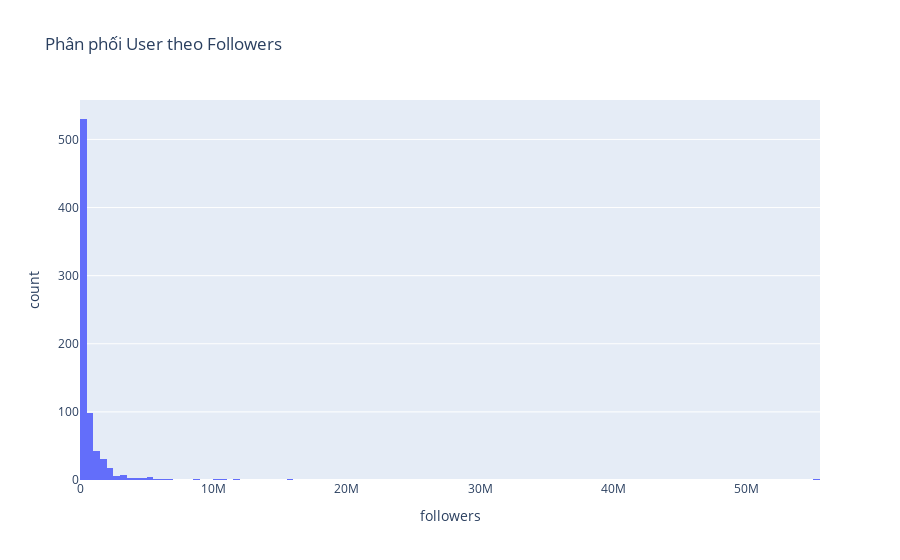

This figure's notebook cell:
### Code cell
px.histogram(user_stats_df, x='followers',
             title="Phân phối User theo Followers")

### Figure 1 — Plotly figure (JSON) as saved in the notebook; plotly's stock layout.template omitted (floating-point values rounded to 4 significant figures; data arrays with more than 128 entries replaced by an {"elided": "..."} marker saying what was removed)
{"data": [{"bingroup": "x", "hovertemplate": "followers=%{x}<br>count=%{y}<extra></extra>", "legendgroup": "", "marker": {"color": "#636efa", "pattern": {"shape": ""}}, "name": "", "orientation": "v", "showlegend": false, "type": "histogram", "x": {"elided": "758 float values"}, "xaxis": "x", "yaxis": "y"}], "layout": {"barmode": "relative", "legend": {"tracegroupgap": 0}, "title": {"text": "Phân phối User theo Followers"}, "xaxis": {"anchor": "y", "domain": [0, 1], "title": {"text": "followers"}}, "yaxis": {"anchor": "x", "domain": [0, 1], "title": {"text": "count"}}}}
